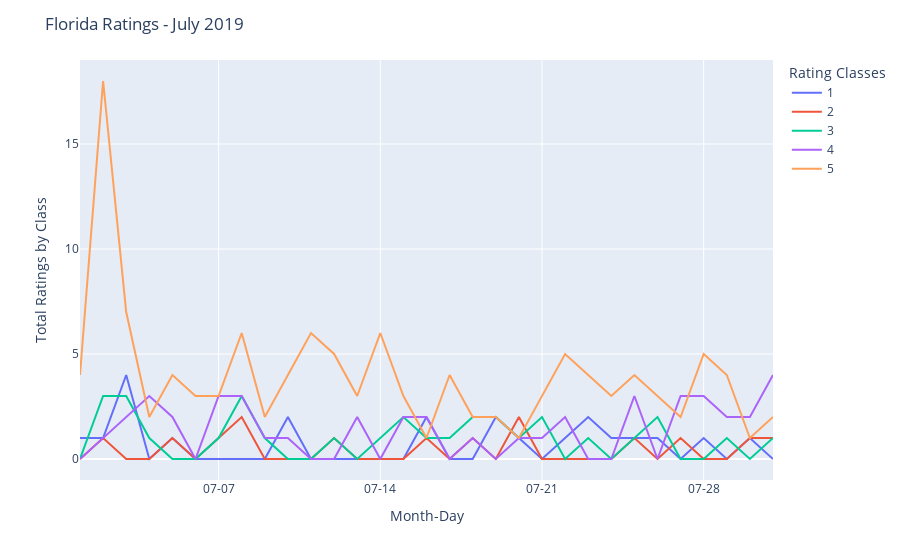

The code cell stored with this chart in its notebook:
### Markdown cell above
Visualize the ratings for Universal Studios Florida in July 2019

### Code cell
df_ratings = pd.get_dummies(df_florida_2019_07, columns = ['rating'], prefix='', prefix_sep='')
df_ratings_month = df_ratings.groupby(['date'])['1', '2', '3', '4', '5'].apply(lambda x : x.astype(int).sum())

column_list = df_ratings_month.select_dtypes(include='number').columns.to_list()

fig = px.line(df_ratings_month, 
              x=df_ratings_month.index, 
              y=column_list
             )

fig.update_layout(
    xaxis=dict(tickformat='%m-%d', title='Month-Day'),
    yaxis=dict(title='Total Ratings by Class'),
    title=dict(text=park + ' Ratings - ' + calendar.month_name[month] + ' ' + str(year)),
    legend=dict(title='Rating Classes')
)

### Figure 1 — Plotly figure (JSON) as saved in the notebook; plotly's stock layout.template omitted (floating-point values rounded to 4 significant figures)
{"data": [{"hovertemplate": "variable=1<br>date=%{x}<br>value=%{y}<extra></extra>", "legendgroup": "1", "line": {"color": "#636efa", "dash": "solid"}, "mode": "lines", "name": "1", "orientation": "v", "showlegend": true, "type": "scatter", "x": ["2019-07-01T00:00:00", "2019-07-02T00:00:00", "2019-07-03T00:00:00", "2019-07-04T00:00:00", "2019-07-05T00:00:00", "2019-07-06T00:00:00", "2019-07-07T00:00:00", "2019-07-08T00:00:00", "2019-07-09T00:00:00", "2019-07-10T00:00:00", "2019-07-11T00:00:00", "2019-07-12T00:00:00", "2019-07-13T00:00:00", "2019-07-14T00:00:00", "2019-07-15T00:00:00", "2019-07-16T00:00:00", "2019-07-17T00:00:00", "2019-07-18T00:00:00", "2019-07-19T00:00:00", "2019-07-20T00:00:00", "2019-07-21T00:00:00", "2019-07-22T00:00:00", "2019-07-23T00:00:00", "2019-07-24T00:00:00", "2019-07-25T00:00:00", "2019-07-26T00:00:00", "2019-07-27T00:00:00", "2019-07-28T00:00:00", "2019-07-29T00:00:00", "2019-07-30T00:00:00", "2019-07-31T00:00:00"], "xaxis": "x", "y": [1, 1, 4, 0, 1, 0, 0, 0, 0, 2, 0, 0, 0, 0, 0, 2, 0, 0, 2, 1, 0, 1, 2, 1, 1, 1, 0, 1, 0, 1, 0], "yaxis": "y"}, {"hovertemplate": "variable=2<br>date=%{x}<br>value=%{y}<extra></extra>", "legendgroup": "2", "line": {"color": "#EF553B", "dash": "solid"}, "mode": "lines", "name": "2", "orientation": "v", "showlegend": true, "type": "scatter", "x": ["2019-07-01T00:00:00", "2019-07-02T00:00:00", "2019-07-03T00:00:00", "2019-07-04T00:00:00", "2019-07-05T00:00:00", "2019-07-06T00:00:00", "2019-07-07T00:00:00", "2019-07-08T00:00:00", "2019-07-09T00:00:00", "2019-07-10T00:00:00", "2019-07-11T00:00:00", "2019-07-12T00:00:00", "2019-07-13T00:00:00", "2019-07-14T00:00:00", "2019-07-15T00:00:00", "2019-07-16T00:00:00", "2019-07-17T00:00:00", "2019-07-18T00:00:00", "2019-07-19T00:00:00", "2019-07-20T00:00:00", "2019-07-21T00:00:00", "2019-07-22T00:00:00", "2019-07-23T00:00:00", "2019-07-24T00:00:00", "2019-07-25T00:00:00", "2019-07-26T00:00:00", "2019-07-27T00:00:00", "2019-07-28T00:00:00", "2019-07-29T00:00:00", "2019-07-30T00:00:00", "2019-07-31T00:00:00"], "xaxis": "x", "y": [0, 1, 0, 0, 1, 0, 1, 2, 0, 0, 0, 1, 0, 0, 0, 1, 0, 1, 0, 2, 0, 0, 0, 0, 1, 0, 1, 0, 0, 1, 1], "yaxis": "y"}, {"hovertemplate": "variable=3<br>date=%{x}<br>value=%{y}<extra></extra>", "legendgroup": "3", "line": {"color": "#00cc96", "dash": "solid"}, "mode": "lines", "name": "3", "orientation": "v", "showlegend": true, "type": "scatter", "x": ["2019-07-01T00:00:00", "2019-07-02T00:00:00", "2019-07-03T00:00:00", "2019-07-04T00:00:00", "2019-07-05T00:00:00", "2019-07-06T00:00:00", "2019-07-07T00:00:00", "2019-07-08T00:00:00", "2019-07-09T00:00:00", "2019-07-10T00:00:00", "2019-07-11T00:00:00", "2019-07-12T00:00:00", "2019-07-13T00:00:00", "2019-07-14T00:00:00", "2019-07-15T00:00:00", "2019-07-16T00:00:00", "2019-07-17T00:00:00", "2019-07-18T00:00:00", "2019-07-19T00:00:00", "2019-07-20T00:00:00", "2019-07-21T00:00:00", "2019-07-22T00:00:00", "2019-07-23T00:00:00", "2019-07-24T00:00:00", "2019-07-25T00:00:00", "2019-07-26T00:00:00", "2019-07-27T00:00:00", "2019-07-28T00:00:00", "2019-07-29T00:00:00", "2019-07-30T00:00:00", "2019-07-31T00:00:00"], "xaxis": "x", "y": [0, 3, 3, 1, 0, 0, 1, 3, 1, 0, 0, 1, 0, 1, 2, 1, 1, 2, 2, 1, 2, 0, 1, 0, 1, 2, 0, 0, 1, 0, 1], "yaxis": "y"}, {"hovertemplate": "variable=4<br>date=%{x}<br>value=%{y}<extra></extra>", "legendgroup": "4", "line": {"color": "#ab63fa", "dash": "solid"}, "mode": "lines", "name": "4", "orientation": "v", "showlegend": true, "type": "scatter", "x": ["2019-07-01T00:00:00", "2019-07-02T00:00:00", "2019-07-03T00:00:00", "2019-07-04T00:00:00", "2019-07-05T00:00:00", "2019-07-06T00:00:00", "2019-07-07T00:00:00", "2019-07-08T00:00:00", "2019-07-09T00:00:00", "2019-07-10T00:00:00", "2019-07-11T00:00:00", "2019-07-12T00:00:00", "2019-07-13T00:00:00", "2019-07-14T00:00:00", "2019-07-15T00:00:00", "2019-07-16T00:00:00", "2019-07-17T00:00:00", "2019-07-18T00:00:00", "2019-07-19T00:00:00", "2019-07-20T00:00:00", "2019-07-21T00:00:00", "2019-07-22T00:00:00", "2019-07-23T00:00:00", "2019-07-24T00:00:00", "2019-07-25T00:00:00", "2019-07-26T00:00:00", "2019-07-27T00:00:00", "2019-07-28T00:00:00", "2019-07-29T00:00:00", "2019-07-30T00:00:00", "2019-07-31T00:00:00"], "xaxis": "x", "y": [0, 1, 2, 3, 2, 0, 3, 3, 1, 1, 0, 0, 2, 0, 2, 2, 0, 1, 0, 1, 1, 2, 0, 0, 3, 0, 3, 3, 2, 2, 4], "yaxis": "y"}, {"hovertemplate": "variable=5<br>date=%{x}<br>value=%{y}<extra></extra>", "legendgroup": "5", "line": {"color": "#FFA15A", "dash": "solid"}, "mode": "lines", "name": "5", "orientation": "v", "showlegend": true, "type": "scatter", "x": ["2019-07-01T00:00:00", "2019-07-02T00:00:00", "2019-07-03T00:00:00", "2019-07-04T00:00:00", "2019-07-05T00:00:00", "2019-07-06T00:00:00", "2019-07-07T00:00:00", "2019-07-08T00:00:00", "2019-07-09T00:00:00", "2019-07-10T00:00:00", "2019-07-11T00:00:00", "2019-07-12T00:00:00", "2019-07-13T00:00:00", "2019-07-14T00:00:00", "2019-07-15T00:00:00", "2019-07-16T00:00:00", "2019-07-17T00:00:00", "2019-07-18T00:00:00", "2019-07-19T00:00:00", "2019-07-20T00:00:00", "2019-07-21T00:00:00", "2019-07-22T00:00:00", "2019-07-23T00:00:00", "2019-07-24T00:00:00", "2019-07-25T00:00:00", "2019-07-26T00:00:00", "2019-07-27T00:00:00", "2019-07-28T00:00:00", "2019-07-29T00:00:00", "2019-07-30T00:00:00", "2019-07-31T00:00:00"], "xaxis": "x", "y": [4, 18, 7, 2, 4, 3, 3, 6, 2, 4, 6, 5, 3, 6, 3, 1, 4, 2, 2, 1, 3, 5, 4, 3, 4, 3, 2, 5, 4, 1, 2], "yaxis": "y"}], "layout": {"legend": {"title": {"text": "Rating Classes"}, "tracegroupgap": 0}, "margin": {"t": 60}, "title": {"text": "Florida Ratings - July 2019"}, "xaxis": {"anchor": "y", "domain": [0, 1], "tickformat": "%m-%d", "title": {"text": "Month-Day"}}, "yaxis": {"anchor": "x", "domain": [0, 1], "title": {"text": "Total Ratings by Class"}}}}
